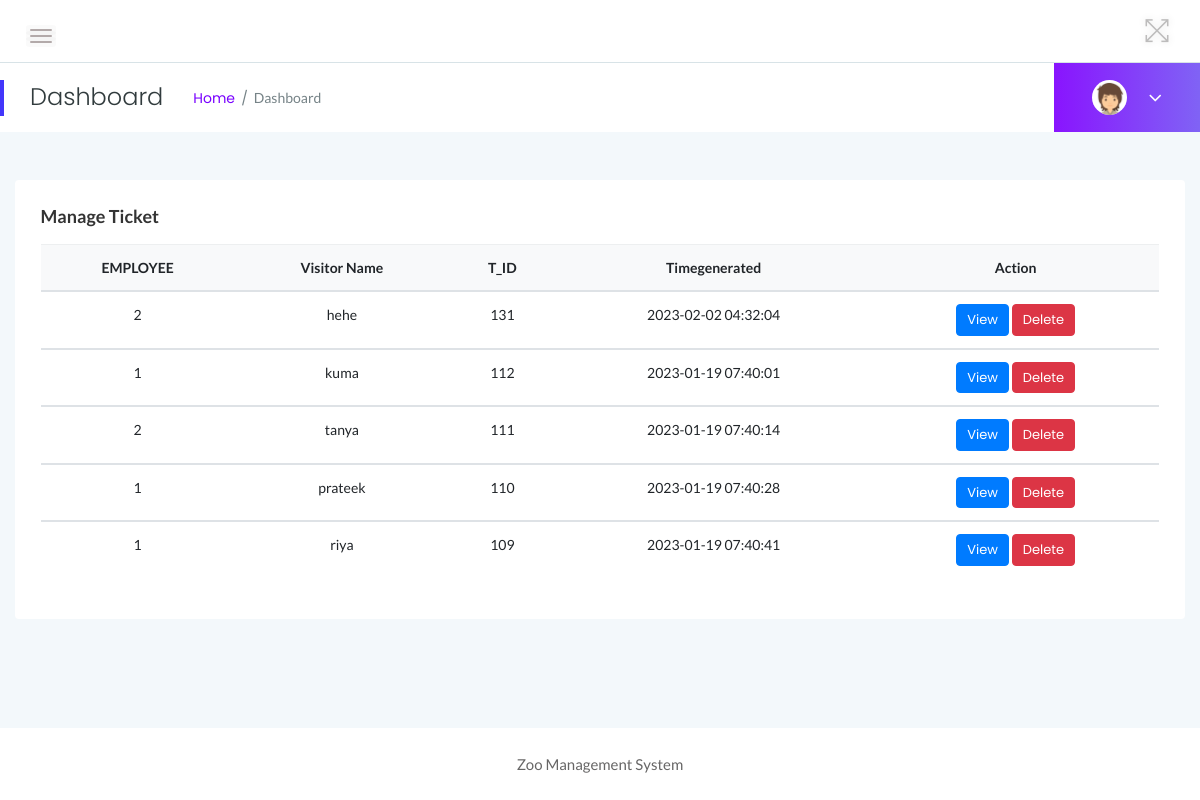
Screenshot of /admin/manage-normal-ticket.php (signed in) with the database file from the repository.
### tables this page shows
CREATE TABLE `tblticindian` (
  `t_id` int(11) NOT NULL,
  `visitorname` varchar(200) DEFAULT NULL,
  `noadult` int(11) DEFAULT NULL,
  `nochild` int(11) DEFAULT NULL,
  `adultprice` varchar(50) DEFAULT NULL,
  `childprice` varchar(50) DEFAULT NULL,
  `postingdate` timestamp NOT NULL DEFAULT current_timestamp() ON UPDATE current_timestamp(),
  `e_id` int(11) NOT NULL,
  `total` int(11) DEFAULT NULL
);

### admin/manage-normal-ticket.php (the view, shortened to what this page needs)
<?php
if (strlen($_SESSION['zmsaid']==0)) {
  header('location:logout.php');
  } else{
?>
<!doctype html>
<html class="no-js" lang="en">
<head>
    <link rel="stylesheet" href="assets/css/bootstrap.min.css">
    <link rel="stylesheet" href="assets/css/font-awesome.min.css">
    <link rel="stylesheet" href="assets/css/themify-icons.css">
    <link rel="stylesheet" href="assets/css/metisMenu.css">
    <link rel="stylesheet" href="assets/css/owl.carousel.min.css">
    <link rel="stylesheet" href="assets/css/slicknav.min.css">
    <link rel="stylesheet" href="https://www.amcharts.com/lib/3/plugins/export/export.css" type="text/css" media="all" />
    <link rel="stylesheet" type="text/css" href="https://cdn.datatables.net/1.10.19/css/jquery.dataTables.css">
    <link rel="stylesheet" type="text/css" href="https://cdn.datatables.net/1.10.18/css/dataTables.bootstrap4.min.css">
    <link rel="stylesheet" type="text/css" href="https://cdn.datatables.net/responsive/2.2.3/css/responsive.bootstrap.min.css">
    <link rel="stylesheet" type="text/css" href="https://cdn.datatables.net/responsive/2.2.3/css/responsive.jqueryui.min.css">
    <link rel="stylesheet" href="assets/css/typography.css">
    <link rel="stylesheet" href="assets/css/default-css.css">
    <link rel="stylesheet" href="assets/css/styles.css">
    <link rel="stylesheet" href="assets/css/responsive.css">
</head>
<body>
    <div class="page-container">
        <div class="main-content">
          <?php include_once('includes/header.php');?>
            <?php include_once('includes/pagetitle.php');?>
            <div class="main-content-inner">
                <div class="row">
                    <div class="col-12 mt-5">
                        <div class="card">
                            <div class="card-body">
                                <h4 class="header-title">Manage ticket</h4>
                                <div class="data-tables">
                <table class="table text-center">
                                        <thead class="bg-light text-capitalize">
                                            <tr>
                                                <th>EMPLOYEE</th>
                                                <th>Visitor name</th>
                                                <th>T_ID</th>
                                                <th>Timegenerated</th>
                                                <th>Action</th>
                                            </tr>
                                        </thead>
                                        <?php
$ret=mysqli_query($con,"select * from tblticindian order by t_id desc");
while ($row=mysqli_fetch_array($ret)) {
?>
                                        <tbody>
          <tr data-expanded="true">
            <td><?php  echo $row['e_id'];?></td>
                  <td><?php  echo $row['visitorname'];?></td>
                  <td><?php  echo $row['t_id'];?></td>
                  <td><?php  echo $row['postingdate'];?></td>
                  <td><a href="view-normal-ticket.php?viewid=<?php echo $row['t_id'];?>" class="btn btn-primary btn-xs">View</a>
  <a href="manage-normal-ticket.php?id=<?php echo $row['t_id']?>&del=delete" onClick="return confirm('Are you sure you want to delete?')" class="btn btn-danger btn-xs">Delete</a>
                </tr>
                <?php
}?>
 </tbody>
                                    </table>
                                </div>
                            </div>
                        </div>
                    </div>
                </div>
            </div>
        </div>
        <?php include_once('includes/footer.php');?>
    </div>
</body>
</html>
<?php }  ?>

### admin/includes/header.php (shortened to what this page needs)
<div class="header-area">
               <div class="row align-items-center">
                   <div class="col-md-6 col-sm-8 clearfix">
                       <div class="nav-btn pull-left">
                           <span></span>
                           <span></span>
                           <span></span>
                       </div>
                   </div>
                   <div class="col-md-6 col-sm-4 clearfix">
                       <ul class="notification-area pull-right">
                           <li id="full-view"><i class="ti-fullscreen"></i></li>
                       </ul>
                   </div>
               </div>
           </div>

### admin/includes/pagetitle.php (shortened to what this page needs)
<?php
include('includes/dbconnection.php');
?>
<div class="page-title-area">
                <div class="row align-items-center">
                    <div class="col-sm-6">
                        <div class="breadcrumbs-area clearfix">
                            <h4 class="page-title pull-left">Dashboard</h4>
                            <ul class="breadcrumbs pull-left">
                                <li><a href="dashboard.php">Home</a></li>
                                <li><span>Dashboard</span></li>
                            </ul>
                        </div>
                    </div>
                    <div class="col-sm-6 clearfix">
                        <div class="user-profile pull-right">
                            <img class="avatar user-thumb" src="assets/images/author/avatar.png" alt="avatar">
                            <?php
$adid=$_SESSION['zmsaid'];
$ret=mysqli_query($con,"select adminname from tbladmin where e_id='$adid'");
$row=mysqli_fetch_array($ret);
$name=$row['AdminName'];
?>
                            <h4 class="user-name dropdown-toggle" data-toggle="dropdown"><?php echo $name; ?> <i class="fa fa-angle-down"></i></h4>
                        </div>
                    </div>
                </div>
            </div>

### admin/includes/footer.php
<footer>
            <div class="footer-area">
                <p>Zoo Management System </p>
            </div>
        </footer>

### admin/assets/css/styles.css (style rules this page uses)
.page-container { width: 100%; height: 100%; min-height: 100vh; padding-left: 280px; -webkit-transition: padding-left 0.3s ease 0s; transition: padding-left 0.3s ease 0s; }
.card { border: none; border-radius: 4px; background-color: #fff; -webkit-transition: all 0.3s ease 0s; transition: all 0.3s ease 0s; }
.card-body { padding: 25.6px; padding: 1.6rem; }
.main-content { width: 100%; background: #F3F8FB; }
.main-content-inner { padding: 0 30px 50px; }
.header-area { padding: 15px 30px; background: #fff; border-bottom: 1px solid #d8e3e7; }
.nav-btn { margin-right: 30px; margin-top: 10px; cursor: pointer; }
.nav-btn span { display: block; width: 22px; height: 2px; background: #b3aaaa; margin: 4px 0; border-radius: 15px; -webkit-transition: all 0.3s ease 0s; transition: all 0.3s ease 0s; box-shadow: 0 0 0 4px rgba(99, 96, 96, 0.03); }
.notification-area { -webkit-user-select: none; -moz-user-select: none; -ms-user-select: none; user-select: none; position: relative; z-index: 1; }
.notification-area li { display: inline-block; margin-left: 20px; cursor: pointer; -webkit-user-select: none; -moz-user-select: none; -ms-user-select: none; user-select: none; }
.notification-area li>i { font-size: 26px; color: #bdbcbc; vertical-align: middle; text-shadow: 0 0 8px rgba(0, 0, 0, 0.12); -webkit-transition: color 0.3s ease 0s; transition: color 0.3s ease 0s; }
.notification-area li#full-view { display: inline-block; }
.page-title-area { padding: 0 30px; background: #fff; position: relative; }
.page-title-area:before { content: ''; position: absolute; left: 0; top: 50%; width: 4px; height: 36px; background: var(--primary-color); -webkit-transform: translateY(-50%); transform: translateY(-50%); }
.page-title { font-size: 24px; font-weight: 300; color: #313b3d; letter-spacing: 0; margin-right: 30px; }
ul.breadcrumbs { margin-top: 4px; }
.breadcrumbs li { display: inline-block; }
.breadcrumbs li a, .breadcrumbs li span { display: block; font-size: 14px; font-weight: 400; color: #7801ff; letter-spacing: 0; margin-right: 16px; position: relative; }
.breadcrumbs li a:before { content: '/'; color: #768387; position: absolute; right: -13px; top: 0; }
.breadcrumbs li span { margin-right: 0; color: #768387; text-transform: capitalize; }
.user-profile { margin-right: -30px; display: -webkit-box; display: -ms-flexbox; display: flex; -webkit-box-align: center; -ms-flex-align: center; align-items: center; -ms-flex-wrap: wrap; flex-wrap: wrap; background: -webkit-linear-gradient(left, #8914fe 0%, #8063f5 100%); background: linear-gradient(to right, #8914fe 0%, #8063f5 100%); padding: 17px 38px; position: relative; }
.user-profile img.avatar { height: 35px; width: 35px; border-radius: 50%; margin-right: 12px; }
.user-name { font-size: 17px; font-weight: 500; color: #fff; letter-spacing: 0; cursor: pointer; -webkit-user-select: none; -moz-user-select: none; -ms-user-select: none; user-select: none; }
.user-name i { margin-left: 10px; font-size: 21px; vertical-align: middle; position: relative; }
.notification-area .dropdown-toggle, .user-name.dropdown-toggle { position: relative; }
.notification-area .dropdown-toggle:after, .user-name.dropdown-toggle:after { display: none; }
.header-title { font-family: 'Lato', sans-serif; font-size: 18px; font-weight: 600; letter-spacing: 0; color: #333; text-transform: capitalize; margin-bottom: 17px; }
.footer-area { text-align: center; padding: 23px 0 19px; background: #fff; }
.footer-area p { color: #676666; margin-bottom: 0; }
.btn { padding: 11px 17px; font-size: 13px; letter-spacing: 0; }
.btn-xs { padding: 5px 10px; }
table tr th { border-bottom: none; }
table tr th, table tr td { border-top: 1px solid rgba(120, 130, 140, 0.13) !important; }

### admin/assets/css/responsive.css (style rules this page uses)
@media (min-width: 1200px) and (max-width: 1364px) { .main-content-inner { padding: 0 15px 50px; } }
@media (min-width: 1200px) and (max-width: 1364px) { .page-container, .sbar_collapsed.page-container { padding-left: 0; } }

### rows the page displays
tblticindian: e "2", visitorname "hehe", t_id "131", postingdate "2023-02-02 04:32:04"
tblticindian: e "1", visitorname "kuma", t_id "112", postingdate "2023-01-19 07:40:01"
tblticindian: e "2", visitorname "tanya", t_id "111", postingdate "2023-01-19 07:40:14"
tblticindian: e "1", visitorname "prateek", t_id "110", postingdate "2023-01-19 07:40:28"
tblticindian: e "1", visitorname "riya", t_id "109", postingdate "2023-01-19 07:40:41"
